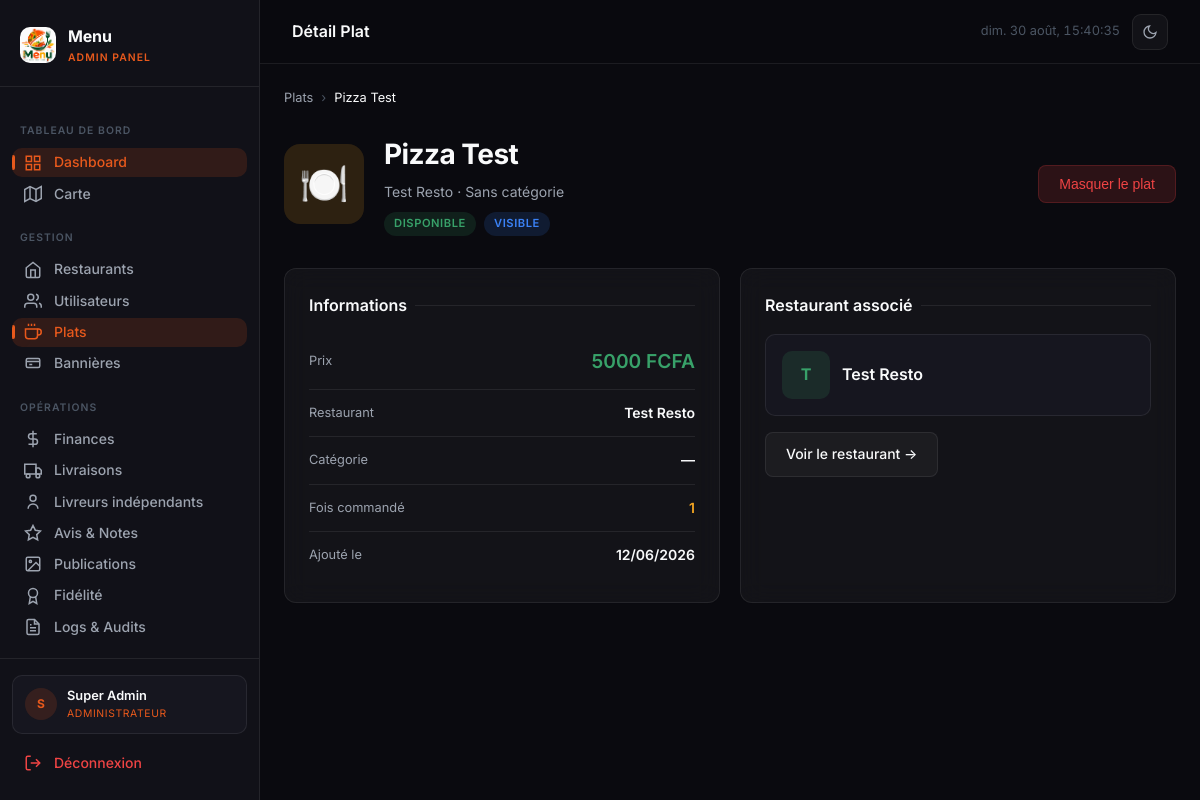
The app's page /admin-panel/dishes/40/ (signed in), older data.
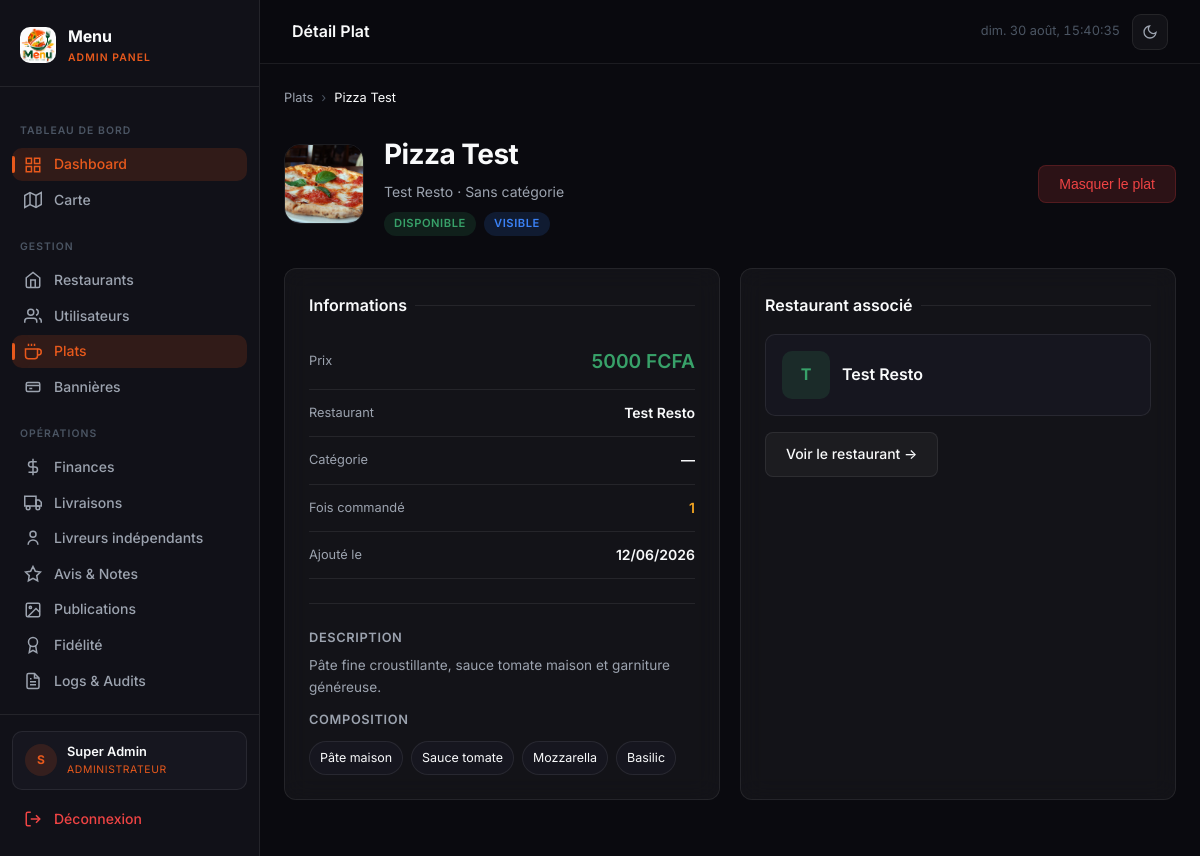
The same page, newer data.
### core/models.py (models this page shows, shortened)
class Plat(ApercuMixin, models.Model):
    restaurant = models.ForeignKey(RestaurantProfile, on_delete=models.CASCADE, related_name='plats')
    categorie = models.ForeignKey(Categorie, on_delete=models.SET_NULL, null=True, blank=True)
    nom = models.CharField(max_length=200)
    description = models.TextField(blank=True)
    prix = models.DecimalField(max_digits=10, decimal_places=0)
    frais_livraison = models.DecimalField(max_digits=10, decimal_places=0, default=500)
    image = models.ImageField(upload_to='plats/', blank=True, null=True)
    is_available = models.BooleanField(default=True)
    is_popular = models.BooleanField(default=False)
    is_featured = models.BooleanField(default=False)
    is_visible = models.BooleanField(default=True)
    plat_du_jour_le = models.DateField(null=True, blank=True)
    allergies = models.CharField(max_length=300, blank=True)
    ingredients = models.TextField(blank=True)
    created_at = models.DateTimeField(auto_now_add=True)
    class Meta:
        verbose_name = 'Plat'
        verbose_name_plural = 'Plats'

class RestaurantProfile(models.Model):
    user = models.OneToOneField(User, on_delete=models.CASCADE, related_name='restaurant_profile')
    nom = models.CharField(max_length=200)
    description = models.TextField(blank=True)
    adresse = models.CharField(max_length=300)
    ville = models.CharField(max_length=100)
    pays = models.CharField(max_length=100, default='Cameroun')
    latitude = models.DecimalField(max_digits=9, decimal_places=6, null=True, blank=True)
    longitude = models.DecimalField(max_digits=9, decimal_places=6, null=True, blank=True)
    logo = models.ImageField(upload_to='restaurants/logos/', blank=True, null=True)
    cover_image = models.ImageField(upload_to='restaurants/covers/', blank=True, null=True)
    commission_rate = models.DecimalField(max_digits=5, decimal_places=2, default=10.00)
    is_verified = models.BooleanField(default=False)
    is_open = models.BooleanField(default=True)
    temps_livraison_moyen = models.PositiveIntegerField(default=30)
    frais_livraison = models.DecimalField(max_digits=10, decimal_places=0, default=500)
    prix_reservation = models.DecimalField(max_digits=10, decimal_places=0, default=5000)
    note_cache = models.DecimalField(max_digits=3, decimal_places=1, default=0)
    created_at = models.DateTimeField(auto_now_add=True)
    class Meta:
        verbose_name = 'Profil Restaurant'
        verbose_name_plural = 'Profils Restaurants'

### core/views/dashboard.py (the view)
    def wrapper(request, *args, **kwargs):
        if not request.user.is_authenticated or request.user.role != 'admin':
            return redirect('core:login')
        return view_func(request, *args, **kwargs)

### core/views/dashboard.py (called while the page is built)
def admin_required(view_func):
    def wrapper(request, *args, **kwargs):
        if not request.user.is_authenticated or request.user.role != 'admin':
            return redirect('core:login')
        return view_func(request, *args, **kwargs)
    return wrapper

### core/views/dishes.py (called while the page is built)
def _split_composition(raw):
    return [part.strip() for part in (raw or '').replace(';', ',').split(',') if part.strip()]

@admin_required
def dish_detail(request, pk):
    plat = get_object_or_404(Plat.objects.select_related('restaurant', 'categorie'), pk=pk)
    nb_commandes = plat.lignecommande_set.count()
    return render(request, 'admin_panel/dishes/detail.html', {
        'plat': plat,
        'composition': _split_composition(plat.ingredients),
        'nb_commandes': nb_commandes,
        'active_page': 'dishes',
    })

### templates/admin_panel/dishes/detail.html (shortened to what the changed rows need)
{% extends 'base.html' %}
{% block content %}
<div class="breadcrumb anim-fade-up">
  <a href="{% url 'core:dish_list' %}">Plats</a>
  <span class="breadcrumb-sep">›</span>
  <span class="breadcrumb-current">{{ plat.nom }}</span>
</div>
<div class="page-header anim-fade-up">
  <div class="hero-info">
    {% if plat.image %}<img src="{{ plat.image.url }}" style="width:80px;height:80px;border-radius:16px;object-fit:cover;border:1px solid var(--border);">
    {% else %}<div style="width:80px;height:80px;border-radius:16px;background:var(--accent-amber-dim);display:flex;align-items:center;justify-content:center;font-size:2.5rem;">🍽️</div>{% endif %}
    <div>
      <h1 class="page-title">{{ plat.nom }}</h1>
      <p class="page-subtitle">{{ plat.restaurant.nom }} · {{ plat.categorie.nom|default:"Sans catégorie" }}</p>
      <div style="margin-top:8px;display:flex;gap:8px;flex-wrap:wrap;">
        {% if plat.is_available %}<span class="badge badge-green">Disponible</span>{% else %}<span class="badge badge-red">Indisponible</span>{% endif %}
        {% if plat.is_visible %}<span class="badge badge-blue">Visible</span>{% else %}<span class="badge badge-gray">Masqué</span>{% endif %}
      </div>
    </div>
  </div>
</div>
<div class="charts-grid charts-grid-2">
  <div class="glass-card" style="padding:24px;">
    <div class="section-title">Informations</div>
    <div class="stat-row"><span class="stat-row-label">Prix</span><span class="stat-row-value" style="color:var(--accent-green);font-size:1.2rem;">{{ plat.prix|floatformat:0 }} FCFA</span></div>
    <div class="stat-row"><span class="stat-row-label">Restaurant</span><span class="stat-row-value">{{ plat.restaurant.nom }}</span></div>
    <div class="stat-row"><span class="stat-row-label">Catégorie</span><span class="stat-row-value">{{ plat.categorie.nom|default:"—" }}</span></div>
    <div class="stat-row"><span class="stat-row-label">Fois commandé</span><span class="stat-row-value" style="color:var(--accent-amber);">{{ nb_commandes }}</span></div>
    <div class="stat-row"><span class="stat-row-label">Ajouté le</span><span class="stat-row-value">{{ plat.created_at|date:"d/m/Y" }}</span></div>
    {% if plat.description %}
    <div class="divider"></div>
    <div class="form-label">Description</div>
    <p style="font-size:0.85rem;color:var(--text-secondary);line-height:1.6;">{{ plat.description }}</p>
    {% endif %}
    {% if composition %}
    <div style="margin-top:12px;">
      <div class="form-label">Composition</div>
      <div style="display:flex;gap:8px;flex-wrap:wrap;margin-top:10px;">
        {% for ingredient in composition %}
        <span style="padding:6px 10px;border-radius:999px;border:1px solid var(--border);background:var(--bg-tertiary);font-size:0.78rem;color:var(--text-primary);">{{ ingredient }}</span>
        {% endfor %}
      </div>
    </div>
    {% elif plat.ingredients %}
    <div style="margin-top:12px;">
      <div class="form-label">Composition</div>
      <p style="font-size:0.8rem;color:var(--text-secondary);">{{ plat.ingredients }}</p>
    </div>
    {% endif %}
  </div>
  <div class="glass-card" style="padding:24px;">
    <div style="display:flex;align-items:center;gap:12px;padding:16px;background:var(--bg-tertiary);border-radius:10px;border:1px solid var(--border);">
      {% if plat.restaurant.logo %}
      <img src="{{ plat.restaurant.logo.url }}" style="width:48px;height:48px;border-radius:10px;object-fit:cover;">
      {% else %}
      <div style="width:48px;height:48px;border-radius:10px;background:var(--accent-green-dim);display:flex;align-items:center;justify-content:center;font-weight:700;color:var(--accent-green);">{{ plat.restaurant.nom|first|upper }}</div>
      {% endif %}
      <div>
        <div style="font-weight:600;color:var(--text-primary);">{{ plat.restaurant.nom }}</div>
      </div>
    </div>
  </div>
</div>
{% endblock %}

Row changes from the older to the newer data that the page shows:
changed Plat "Pizza Test": image: picture added; description (not shown) → "Pâte fine croustillante, sauce tomate maison et garniture généreuse."; image empty → "plats/pizza-test.jpg" (drawn)
Text that changed along with them:
text now shown: "DESCRIPTION COMPOSITION"
new list line: "Pâte maison"
new list line: "Sauce tomate"
new list line: "Mozzarella"
new list line: "Basilic"
